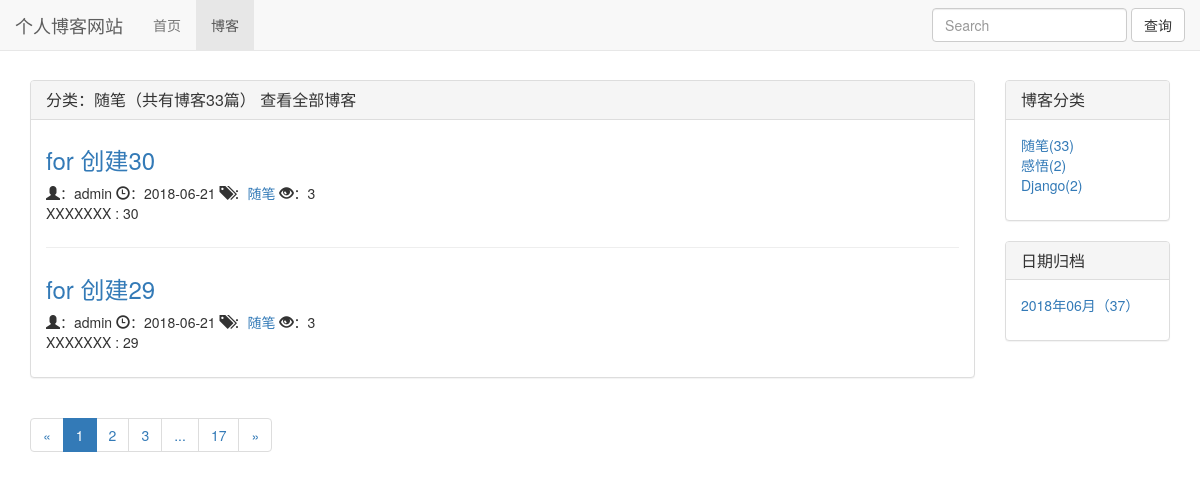
The page /blog/type/1 on the database as committed earlier.
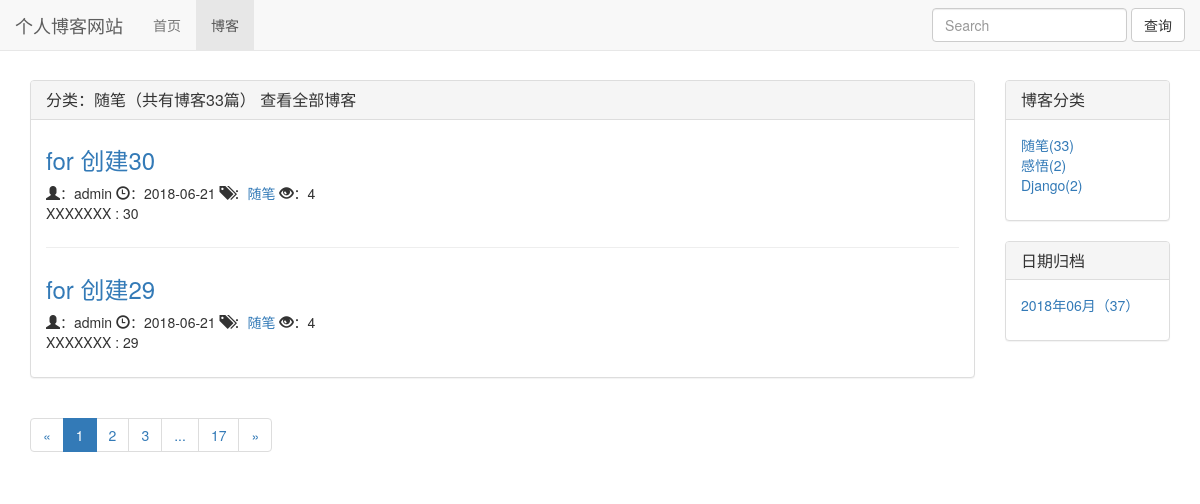
The same page on the database as committed later.
### blog/models.py (models this page shows, shortened)
class Blog(models.Model):
    tittle = models.CharField(max_length=50)
    blogtype = models.ForeignKey(BlogType,on_delete=models.DO_NOTHING)
    author = models.ForeignKey(User,on_delete=models.DO_NOTHING)
    content = RichTextUploadingField()
    readDetail = GenericRelation(ReadDetail)
    created_time = models.DateTimeField(auto_now_add=True)
    last_update_time = models.DateTimeField(auto_now=True)
    def get_read_num(self):
        try:
            ct = ContentType.objects.get_for_model(Blog)
            readnum = ReadNum.objects.get(content_type=ct, object_id=self.pk)
            return readnum.read_num
        except exceptions.ObjectDoesNotExist:
            return 0
    class Meta:
        ordering=['-created_time',]

class BlogType(models.Model):
    typename = models.CharField(max_length=15)
    def __str__(self):
        return self.typename

### read_statistics/models.py (models this page shows)
class ReadNum(models.Model):
    read_num = models.IntegerField(default=0)
    content_type = models.ForeignKey(ContentType, on_delete=models.DO_NOTHING)
    object_id = models.PositiveIntegerField()
    content_object = GenericForeignKey('content_type', 'object_id')

### blog/views.py (the view)
# urls.py: path('type/<int:blog_type_pk>',views.blog_with_type,name='blog_with_type'),
def blog_with_type(request,blog_type_pk):
    blogtype = get_object_or_404(BlogType,pk=blog_type_pk)
    blog_all_list = Blog.objects.filter(blogtype=blogtype)
    context = blog_list_common_util(request,blog_all_list)
    context['blogtype'] = blogtype
    return  render(request,"blog/blog_with_type.html",context)

### templates/blog/blog_with_type.html (shortened to what this page needs)
{% extends 'blog/blog_list.html' %}
{% block blog_list_tittle %}
    分类：{{ blogtype.typename }}（共有博客{{ page_of_blog.paginator.count }}篇）
    <a href="{% url 'blog_list' %}">查看全部博客</a>
{% endblock %}

### templates/blog/blog_list.html (shortened to what the changed rows need)
{% extends 'base.html' %}
{% load staticfiles %}
{% block head_extand %}
    <link rel="stylesheet" href="{% static 'blog.css' %}">
{% endblock %}
{% block content %}
    <div class="container">
        <div class="row">
            <div class="col-xs-12 col-sm-8 col-md-9 col-lg-10">
                <div class="panel panel-default">
                  <div class="panel-body">
                        {% for blog in page_of_blog.object_list %}
                            <div class="blog">
                                <h3><a href="{% url 'blog_detail' blog.pk %}">{{ blog.tittle }}</a></h3>
                                <p class="blog-info">
                                  <span class="glyphicon glyphicon-user" aria-hidden="true"></span>：{{ blog.author }}
                                  <span class="glyphicon glyphicon-time" aria-hidden="true"></span>：{{ blog.created_time|date:"Y-m-d" }}
                                  <span class="glyphicon glyphicon-tags" aria-hidden="true"></span>：<a href="{% url 'blog_with_type' blog.blogtype.pk %}">{{ blog.blogtype }}</a>
                                  <span class="glyphicon glyphicon-eye-open" aria-hidden="true"></span>：{{ blog.get_read_num }}
                                </p>
                                <p>{{ blog.content|striptags|truncatechars_html:120 }}</p>
                            </div>
                        {% empty %}
                            <div class="blog">
                                <h3>暂无博客</h3>
                            </div>
                        {% endfor %}
                  </div>
                </div>
            </div>
        </div>
    </div>
{% endblock %}

Rows that differ between the two databases and show on the page:
changed through a linked row, Blog "for 创建30": get_read_num "3" → "4"
changed through a linked row, Blog "for 创建29": get_read_num "3" → "4"
